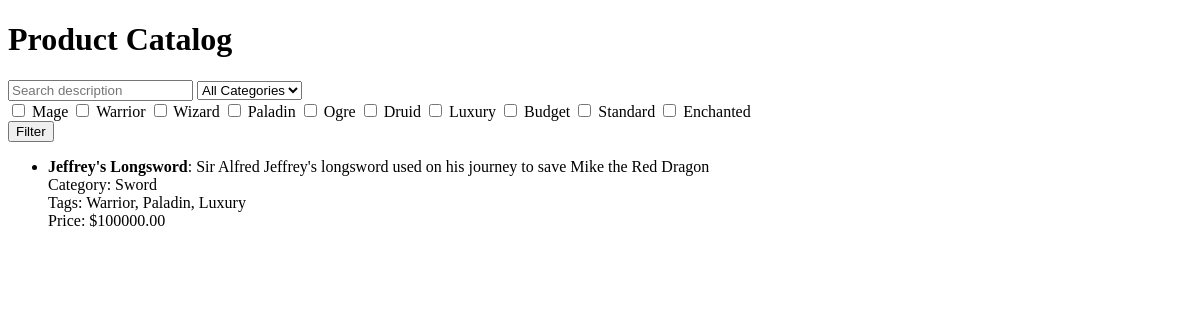
/products/, run on an earlier commit of the app's database.
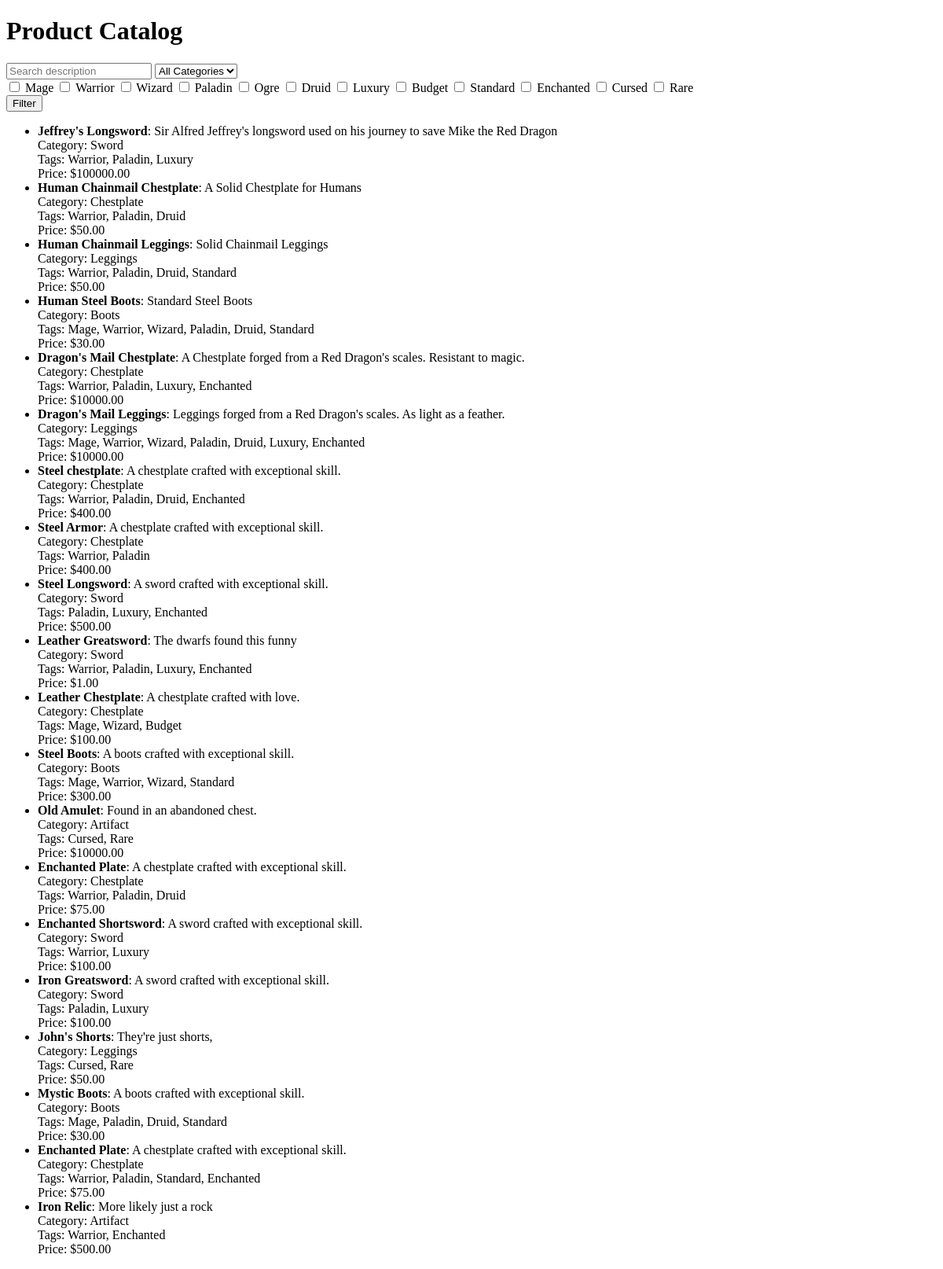
And on a later commit of the database.
### products/models.py (models this page shows, shortened)
class Tag(models.Model):
    name = models.CharField(max_length=255)
    def __str__(self):
        return self.name

class Product(models.Model):
    name = models.CharField(max_length=255)
    description = models.TextField()
    category = models.ForeignKey(Category, on_delete=models.CASCADE, related_name='products')
    tags = models.ManyToManyField(Tag, related_name='products')
    price = models.DecimalField(max_digits=10, decimal_places=2)

class Category(models.Model):
    name = models.CharField(max_length=255)

### products/views.py (the view)
# urls.py: path('', views.product_list, name='product_list'),
def product_list(request):
    query = request.GET.get('query', '')
    category = request.GET.get('category', '')
    tags = request.GET.getlist('tags')
    filters = Q()
    if query:
        filters &= Q(name__icontains=query) | Q(description__icontains=query)
    if category:
        filters &= Q(category__id=category)
    if tags:
        filters &= Q(tags__id__in=tags)
    products = Product.objects.filter(filters).distinct()
    categories = Category.objects.all()
    all_tags = Tag.objects.all()
    context = {
        'products': products,
        'categories': categories,
        'tags': all_tags,
        'selected_category': category,
        'selected_tags': tags,
        'query': query,
    }
    return render(request, 'product_list.html', context)

### products/templates/product_list.html (shortened to what this page needs)
<!DOCTYPE html>
<html lang="en">
<head>
</head>
<body>
    <h1>Product Catalog</h1>
    <form method="get">
        <input type="text" name="query" placeholder="Search description" value="{{ query }}">
        <select name="category">
            <option value="">All Categories</option>
        </select>
        <div>
            {% for tag in tags %}
                <label>
                    <input type="checkbox" name="tags" value="{{ tag.id }}" {% if tag.id|stringformat:"s" in selected_tags %}checked{% endif %}>
                    {{ tag.name }}
                </label>
            {% endfor %}
        </div>
        <button type="submit">Filter</button>
    </form>
    <ul>
        {% for product in products %}
            <li>
                <strong>{{ product.name }}</strong>: {{ product.description }} <br>
                Category: {{ product.category.name }} <br>
                Tags: {{ product.tags.all|join:", " }} <br>
                Price: ${{ product.price }}
            </li>
        {% empty %}
            <li>No products found.</li>
        {% endfor %}
    </ul>
</body>
</html>

What changed in the data, as far as the page shows it:
added Tag: name "Cursed"
added Tag: name "Rare"
added Product: name "Human Chainmail Chestplate", description "A Solid Chestplate for Humans", category.name "Chestplate", tags.all "Warrior, Paladin, Druid", price "50.00"
added Product: name "Human Chainmail Leggings", description "Solid Chainmail Leggings", category.name "Leggings", tags.all "Warrior, Paladin, Druid, Standard", price "50.00"
added Product: name "Human Steel Boots", description "Standard Steel Boots", category.name "Boots", tags.all "Mage, Warrior, Wizard, Paladin, Druid, Standard", price "30.00"
added Product: name "Dragon's Mail Chestplate", description "A Chestplate forged from a Red Dragon's scales. Resistant to magic.", category.name "Chestplate", tags.all "Warrior, Paladin, Luxury, Enchanted", price "10000.00"
added Product: name "Dragon's Mail Leggings", description "Leggings forged from a Red Dragon's scales. As light as a feather.", category.name "Leggings", tags.all "Mage, Warrior, Wizard, Paladin, Druid, Luxury, Enchanted", price "10000.00"
added Product: name "Steel chestplate", description "A chestplate crafted with exceptional skill.", category.name "Chestplate", tags.all "Warrior, Paladin, Druid, Enchanted", price "400.00"
added Product: name "Steel Armor", description "A chestplate crafted with exceptional skill.", category.name "Chestplate", tags.all "Warrior, Paladin", price "400.00"
added Product: name "Steel Longsword", description "A sword crafted with exceptional skill.", category.name "Sword", tags.all "Paladin, Luxury, Enchanted", price "500.00"
added Product: name "Leather Greatsword", description "The dwarfs found this funny", category.name "Sword", tags.all "Warrior, Paladin, Luxury, Enchanted", price "1.00"
added Product: name "Leather Chestplate", description "A chestplate crafted with love.", category.name "Chestplate", tags.all "Mage, Wizard, Budget", price "100.00"
added Product: name "Steel Boots", description "A boots crafted with exceptional skill.", category.name "Boots", tags.all "Mage, Warrior, Wizard, Standard", price "300.00"
added Product: name "Old Amulet", description "Found in an abandoned chest.", category.name "Artifact", tags.all "Cursed, Rare", price "10000.00"
added Product: name "Enchanted Plate", description "A chestplate crafted with exceptional skill.", category.name "Chestplate", tags.all "Warrior, Paladin, Druid", price "75.00"
added Product: name "Enchanted Shortsword", description "A sword crafted with exceptional skill.", category.name "Sword", tags.all "Warrior, Luxury", price "100.00"
added Product: name "Iron Greatsword", description "A sword crafted with exceptional skill.", category.name "Sword", tags.all "Paladin, Luxury", price "100.00"
added Product: name "John's Shorts", description "They're just shorts,", category.name "Leggings", tags.all "Cursed, Rare", price "50.00"
added Product: name "Mystic Boots", description "A boots crafted with exceptional skill.", category.name "Boots", tags.all "Mage, Paladin, Druid, Standard", price "30.00"
added Product: name "Enchanted Plate", description "A chestplate crafted with exceptional skill.", category.name "Chestplate", tags.all "Warrior, Paladin, Standard, Enchanted", price "75.00"
added Product: name "Iron Relic", description "More likely just a rock", category.name "Artifact", tags.all "Warrior, Enchanted", price "500.00"
